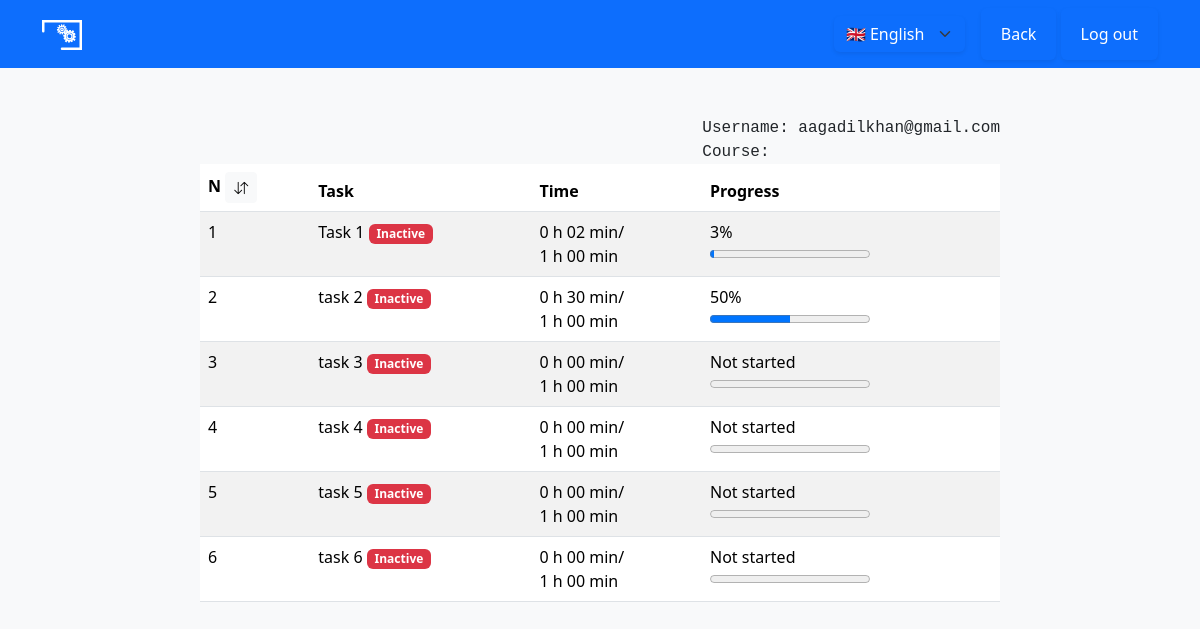
/courses/2 (signed in), run on the app's committed database.
### app/models.py (models this page shows, shortened)
class EnrollmentTask(models.Model):
    enrollment = models.ForeignKey(Enrollment, on_delete=models.CASCADE)
    task = models.ForeignKey(Task, on_delete=models.CASCADE)
    minutes = models.PositiveIntegerField(default=0)
    last_hh_mm = models.CharField(max_length=10, default="00:00")
    last_submission = models.DateTimeField(null=True, blank=True)
    ban_minutes = models.PositiveIntegerField(default=0)
    last_shared_id = models.PositiveIntegerField(default=0)
    marked_as_done = models.BooleanField(blank=True, default=False)
    under_review = models.BooleanField(blank=True, default=False)
    accepted = models.BooleanField(default=False)
    score = models.PositiveIntegerField(default=100)
    watched = models.BooleanField(default=False)
    note = models.CharField(max_length=50, default="", blank=True)
    ai_note = models.TextField(default="", blank=True)
    ai_ready = models.BooleanField(default=False)
    ai_request = models.BooleanField(default=False)
    ai_score = models.PositiveIntegerField(default=0)
    ai_description = models.TextField(default="", blank=True)
    ai_used_screenshots = models.PositiveIntegerField(default=0)
    def total_time(self):
        minutes = self.minutes - self.ban_minutes
        return f"{minutes // 60} h {minutes % 60:02d} min"
    def progress_num(self):
        worked_minutes = self.minutes - self.ban_minutes
        if self.task.minimum_minutes == 0:
            return 0
        progress = worked_minutes / self.task.minimum_minutes
        progress = max(0, min(1, progress)) * 100
        return int(progress)
    def progress(self):
        if self.accepted:
            return "Accepted"
        if self.marked_as_done:
            return "Done"
        if self.under_review:
            return "Under review"
        if self.minutes == 0:
            return "Not started"
        worked_minutes = self.minutes - self.ban_minutes
        if self.task.minimum_minutes == 0:
            return str(worked_minutes) + " min"
        progress = worked_minutes / self.task.minimum_minutes
        progress = max(0, min(1, progress))
        return f"{progress * 100:.0f}%"
    class Meta:
        ordering = ['id']

class Task(models.Model):
    course = models.ForeignKey(Course, on_delete=models.CASCADE)
    name = models.CharField(max_length=100)
    text = models.TextField()
    minimum_minutes = models.PositiveIntegerField(default=0)
    order = models.PositiveIntegerField(default=0)
    allow_finish_earlier = models.BooleanField(default=False)  # TODO: add to UI
    require_attachments = models.BooleanField(default=False)  # TODO: add to UI
    task_type = models.ForeignKey(TaskType, on_delete=models.DO_NOTHING, null=True, blank=True)
    copy_of = models.ForeignKey('self', on_delete=models.CASCADE, null=True, blank=True)
    available_from = models.DateTimeField(blank=True, null=True)
    available_to = models.DateTimeField(blank=True, null=True)
    deleted = models.BooleanField(default=False)
    ai_screenshots_count = models.PositiveIntegerField(default=10)
    @classmethod
    def fix_order(cls, course: Course):
        course_id = course.id
        tasks = list(cls.objects.filter(course=course).order_by('order'))
        for i, task in enumerate(tasks):
            task.order = i + 1
        cls.objects.bulk_update(tasks, ['order'])
    def is_active_right_now(self):
        if self.deleted:
            return False
        now = timezone.now()
        if self.available_from is not None and now < self.available_from:
            return False
        if self.available_to is not None and now > self.available_to:
            return False
        return True
    def minimum_time(self):
        return f"{self.minimum_minutes // 60} h {self.minimum_minutes % 60:02d} min"
    class Meta:
        ordering = ['order']
    def has_started(self):
        if self.deleted:
            return False
        if self.available_from is None:
            return True
        return timezone.now() > self.available_from

### app/courses_view.py (the view)
# urls.py: path('courses/<int:course_id>', courses_view.courses_student_tasks, name='courses_student_tasks'),
def courses_student_tasks(request, course_id: int):
    if request.user.is_anonymous:
        return redirect('/login')
    if request.user.is_staff:
        return redirect('/courses_teacher')
    course = Course.objects.get(id=course_id)
    Task.fix_order(course)
    enrollment = Enrollment.objects.get(student=request.user, course=course)
    tasks = course.task_set.order_by('order').all()
    for task in tasks:
        if not EnrollmentTask.objects.filter(enrollment=enrollment, task=task).exists():
            if task.has_started():
                EnrollmentTask.objects.create(
                    enrollment=enrollment,
                    task=task,
                    minutes=0,
                )
    started_tasks_ids = [task.id for task in tasks if task.has_started()]
    enrollment_tasks = list(EnrollmentTask.objects.filter(
        enrollment=enrollment,
    ))
    enrollment_tasks = [
        et
        for et in enrollment_tasks
        if et.task.id in started_tasks_ids
    ]
    enrollment_tasks.sort(key=lambda x: x.task.order)
    translations = {
        'tasks': _("Tasks"),
        'course': _("Course:"),
        'username': _("Username:"),
        'task': _("Task"),
        'time': _("Time"),
        'progress': _("Progress"),
        'inactive': _("Inactive"),
        'no_tasks_found': _("No tasks found"),
    }
    context = {
        'course': course,
        'enrollment': enrollment,
        'enrollment_tasks': enrollment_tasks,
    }
    context.update(translations)
    return render(request, "courses_student_tasks.html", context)

### templates/courses_student_tasks.html (shortened to what this page needs)
{% load i18n %}
<!DOCTYPE html>
<html lang="{{ request.LANGUAGE_CODE }}">
<head>
    <link href="/static/bootstrap.min.css" rel="stylesheet">
    <link href="/static/index3.css" rel="stylesheet">
    <link rel="stylesheet" href="https://cdn.jsdelivr.net/npm/bootstrap-icons@1.11.3/font/bootstrap-icons.min.css">
</head>
<body>
    {% load i18n %}
    <nav class="navbar navbar-expand-md navbar-dark bg-primary fixed-top">
        <div class="container d-flex justify-content-between align-items-center">
            <a class="navbar-brand py-0" href="/">
                <img src="/static/casting_white.svg" alt="Logo" style="height: 30px;">
            </a>
            <div class="d-flex align-items-center gap-3" id="navbarCollapse">
                <form action="{% url 'set_language' %}" method="post" class="language-form" id="languageForm">
                    <select name="language" class="form-select bg-primary text-white border-0 shadow-sm" onchange="this.form.submit()">
                        <option value="en" {% if request.LANGUAGE_CODE == 'en' %}selected{% endif %}>🇬🇧 {% trans "English" %}</option>
                    </select>
                </form>
                <ul class="navbar-nav">
                    <li class="nav-item">
                        <button type="button" class="btn border-0 shadow-sm">
                            <a class="nav-link m-0 text-white" href="/courses">{% trans "Back" %}</a>
                        </button>
                        <button type="button" class="btn border-0 shadow-sm">
                            <a class="nav-link m-0 text-white" href="/logout">{% trans "Log out" %}</a>
                        </button>
                    </li>
                </ul>
            </div>
        </div>
    </nav>
    <div class="center-640 pt-5 mt-5" style="display: flex; flex-direction: column">
        <div class="top-right">
            <p>{% trans "Username:" %} {{ user.username }}</p>
            <p>{% trans "Course:" %} {{ course.name }}</p>
        </div>
        <div style="display: flex; justify-content: center">
            {% if enrollment_tasks %}
                <table class="table table-hover table-striped" id="main_table">
                    <thead>
                        <tr>
                            <th scope="col">{% trans "N" %}
                                <button type="button" class="btn btn-light btn-sm" onclick="reverseTableRows()">
                                    <i class="bi bi-arrow-down-up"></i>
                                </button>
                            </th>
                            <th>{% trans "Task" %}</th>
                            <th>{% trans "Time" %}</th>
                            <th>{% trans "Progress" %}</th>
                        </tr>
                    </thead>
                    <tbody id="main_tbody">
                    {% for enrollment_task in enrollment_tasks %}
                        <tr onclick="back_to_record_id({{ enrollment_task.id }})"
                            style="cursor: pointer" >
                            <td>{{ forloop.counter }}</td>
                            <td>{{ enrollment_task.task.name }}
                                {% if not enrollment_task.task.is_active_right_now %}
                                    <span class="badge bg-danger">{% trans "Inactive" %}</span>
                                {% endif %}
                            </td>
                            <td>{{ enrollment_task.total_time }}/<br>{{ enrollment_task.task.minimum_time }}</td>
                            <td>{{ enrollment_task.progress }}
                                <br>
                                <progress id="file" max="100" value="{{ enrollment_task.progress_num }}"></progress>
                            </td>
                        </tr>
                    {% endfor %}
                    </tbody>
                </table>
            {% else %}
                <div style="margin-top: 2em; background-color: whitesmoke; text-align: center; width: auto">
                    {% trans "No tasks found" %}
                </div>
            {% endif %}
        </div>
    </div>
</body>
</html>

### app/static/index3.css (style rules this page uses)
body { background-color: #f8f9fa; padding: 20px; }
.center-640 { max-width: 800px; margin: auto; }
.top-right { margin-left: auto; font-family: monospace; }
.top-right p { margin: 0; }
.navbar { justify-content: space-between; }

### templates/courses_student_tasks.html (style rules this page uses)
table { opacity: 1; transition: opacity 0.5s ease; }

### data on the page
EnrollmentTask: task.name "Task 1", total_time "0 h 02 min", task.minimum_time "1 h 00 min", progress "3%"
EnrollmentTask: task.name "task 2", total_time "0 h 30 min", task.minimum_time "1 h 00 min", progress "50%"
EnrollmentTask: task.name "task 3", total_time "0 h 00 min", task.minimum_time "1 h 00 min", progress "Not started"
EnrollmentTask: task.name "task 4", total_time "0 h 00 min", task.minimum_time "1 h 00 min", progress "Not started"
EnrollmentTask: task.name "task 5", total_time "0 h 00 min", task.minimum_time "1 h 00 min", progress "Not started"
EnrollmentTask: task.name "task 6", total_time "0 h 00 min", task.minimum_time "1 h 00 min", progress "Not started"

### other printed values
{{ user.username }} "aagadilkhan@gmail.com"
